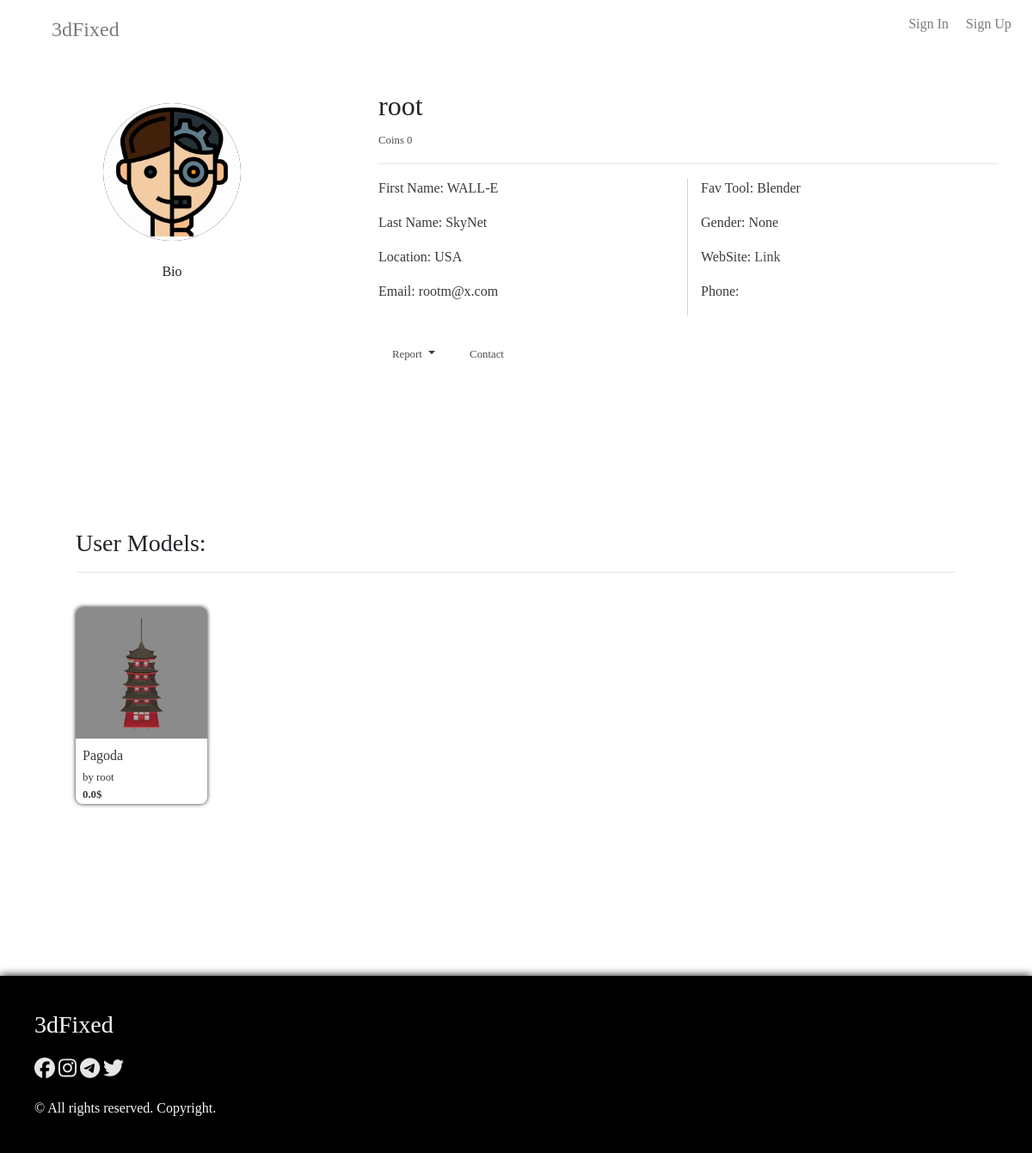
/engine/stranger/root, run on the app's committed database.
### user/models.py (models this page shows)
class Author(User):
	avatar = models.ImageField(upload_to = 'static/storage/img/user')
	cart = models.JSONField(default = list)
	favs = models.JSONField(default = list)
	bio = models.CharField(max_length = 255, default = 'Bio')
	website = models.URLField()
	location = models.CharField(max_length = 100, default = 'Moon, Utopia')
	favtool = models.CharField(max_length = 50)
	phone = models.CharField(max_length = 20)
	gender = models.CharField(max_length = 10, default = 'None')
	credit = models.CharField(max_length = 20)
	coins = models.JSONField(default= list)
	stripe_account = models.IntegerField(default = -1)
	paypal_account = models.IntegerField(default = -1)
	notifications = models.JSONField(default=list)
	payments = models.JSONField(default=list)
	vipstatus = models.BooleanField(default=False)
	bought = models.JSONField(default = list)
	warnings = models.IntegerField(default = 0)
	reports = models.JSONField(default = list)

### model/models.py (models this page shows, shortened)
class Mod(models.Model):
	model_name = models.CharField(max_length = 30)
	model_desc = models.TextField()
	model_price = models.FloatField()
	model_author_price = models.FloatField(default = 0)
	model_date = models.DateTimeField()
	model_views = models.IntegerField(default = 0)
	model_tags = models.JSONField()
	model_tool = models.CharField(max_length = 50)
	model_favs = models.IntegerField(default = 0)
	model_category = models.ForeignKey(Category, on_delete=models.PROTECT)
	model_author = models.ForeignKey(User, on_delete=models.PROTECT)
	model_link = models.URLField()

class ModelImage(models.Model):
	parent = models.ForeignKey(Mod, on_delete = models.CASCADE)
	file = models.ImageField(upload_to = 'static/storage/img/models')

### engine/views.py (the view)
# urls.py: path('stranger/<str:username>', views.stranger, name = 'stranger'),
def stranger(request, username):
	strangerUser = Author.objects.get(username = username)
	if request.user.username == strangerUser.username:
		return HttpResponseRedirect(reverse('user:profile'))
	modelset = Mod.objects.filter(model_author = strangerUser)
	return render(request, 'engine/stranger.html', {'stranger': strangerUser, 'modelset': modelset})

### model/templatetags/model_filters.py (called while the page is built)
@register.filter
def get_model_image(model):
	image = ModelImage.objects.filter(parent = model)[0]
	return image.file.url

### templates/engine/stranger.html (shortened to what this page needs)
{% extends 'main/index.html' %}
{% load filters %}
{% block content %}
	<div class="container-fluid" onload="profileBarProcessor()">
		<div class="row">
			<div class="col-md-4 pl-5 pr-5">
				<div class="profile-bar text-center">
					<div class="bar-img-holder mb-4">
						{% load static %}
						<img src="/{{stranger.avatar}}" class="w-100 h-100">
					</div>
					<p>{{stranger.bio}}</p>
				</div>
			</div>
			<div class="col-md-8 p-0">
				<div class="bar-text-holder">
					<h2>{{stranger.username}}</h2>
					<p><small>Coins {{ stranger.coins|length }}</small></p>
					<hr>
					<div class="row">
						<div class="col-md-6 mb-2" style="border-right: 1px solid #ced4da;">
							<p>First Name: {{stranger.first_name}}</p>
							<p>Last Name: {{stranger.last_name}}</p>
							<p>Location: {{stranger.location}}</p>
							<p>Email: {{stranger.email}}</p>
						</div>
						<div class="col-md-6 mb-2">
							<p>Fav Tool: Blender</p>
							<p>Gender: None</p>
							<p>WebSite: <a href="{{stranger.website}}">Link</a></p>
							<p>Phone: </p>
						</div>
					</div>
					<br>
					<a href="javascript:(void)" class="profile-button"><small>Contact </small></a>
					<div class="dropdown show" style="float: left; margin-right: 1vh;">
						<a href="javascript:(void)" class="profile-button dropdown-toggle" role="button" data-toggle="dropdown" aria-haspopup="true" aria-expanded="false"><small>Report </small></a>
					</div>
				</div>
			</div>
		</div>
		<div class="row mt-3">
			<div class="col-md-12 pr-5 pl-5">
				<div class="profile-bar">
					<h3 style="margin-top: 10vh;">User Models:</h3>
					<hr>
					<div class="user-models-wrapper">
						<div class="row">
							{% if modelset %}
								{% for model in modelset %}
									<div class="col-md-2 pr-2">
										<div class="model-card">
											<div class="model-image">
												{% load model_filters %}
												<img src="{{model|get_model_image}}" class="img-fluid w-100 h-100">
											</div>
											<div class="model-desc p-2">
												<p style="margin: 0;"><a href="{% url 'model:modelview' model.id %}">{{model.model_name}}</a></p>
												<small>by {{model.model_author}}</small><br>
												<small style="float: left;"><b>{{model.model_price}}$</b></small>
											</div>
										</div>
									</div>
								{% endfor %}
							{% else %}
								<div class="col-md-12">
									<p>Seems User doesn't have models yet</p>
								</div>
							{% endif %}
						</div>
					</div>
				</div>
			</div>
		</div>
	</div>
{% endblock %}

### static/main/css/style.css (style rules this page uses)
* { transition: .3s ease; font-family: Segoe; }
body a { color: #232323; opacity: .9; }
.profile-bar { width: 100%; padding: 5vh; margin-top: 2vh; }
.bar-img-holder { width: 20vh; height: 20vh; margin: auto; background: black; border-radius: 100%; overflow: hidden; }
.bar-text-holder { padding: 5vh; }
.bar-text-holder p { opacity: .9; }
.profile-button { margin-top: 2vh; padding: 1.5vh 2vh; border-radius: 5px; }
.user-models-wrapper { margin: 0 auto; margin-top: 5vh; width: 100%; }

### static/main/css/result.css (style rules this page uses)
.chat-message span, small { opacity: .9; }
.model-card { width: 100%; font-size: 2vh; border-radius: 1vh; overflow: hidden; box-shadow: 0 0 5px; background: white; }
.model-image { width: 100%; }

### data on the page
Author: avatar (picture), bio "Bio", coins|length "0", location "USA"
Mod: id.file (picture), model_name "Pagoda", model_author "root", model_price "0.0"

### other printed values
{{ stranger.username }} "root"
{{ stranger.first_name }} "WALL-E"
{{ stranger.last_name }} "SkyNet"
{{ stranger.email }} "rootm@x.com"
